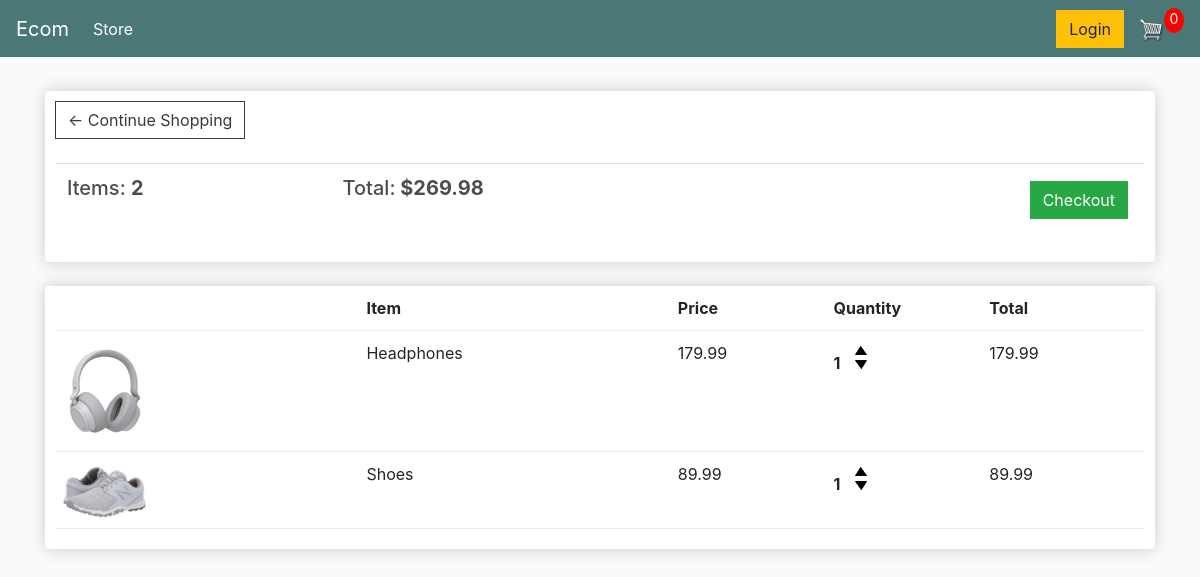
The app's page /cart/ (signed in) with its own data.
### store/models.py (models this page shows, shortened)
class Order(models.Model):
    customer = models.ForeignKey(Customer, on_delete=models.SET_NULL, blank=True, null=True)
    date_ordered = models.DateTimeField(auto_now_add=True)
    complete = models.BooleanField(default=False, null=True, blank=False)
    transaction_id = models.CharField(max_length=200, null=True)
    @property
    def get_cart_total(self):
        orderitems = self.ordereditem_set.all()
        total = sum([item.get_total for item in orderitems])
        return total
    @property
    def get_cart_items(self):
        orderitems = self.ordereditem_set.all()
        total = sum([item.quantity for item in orderitems])
        return total

class OrderedItem(models.Model):
    product = models.ForeignKey(Product, on_delete=models.SET_NULL, blank=True, null=True)
    order = models.ForeignKey(Order, on_delete=models.SET_NULL, blank=True, null=True)
    quantity = models.IntegerField(default=0, null=True, blank=True)
    date_added = models.DateTimeField(auto_now_add=True)
    @property
    def get_total(self):
        total = self.product.price * self.quantity
        return total

class Product(models.Model):
    name = models.CharField(max_length=200, null=True)
    price = models.FloatField()
    digital = models.BooleanField(default=False, null=True, blank=False)
    image = models.ImageField(null=True, blank=True)
    @property
    def imageURL(self):
        try:
            url = self.image.url
        except:
            url = ''
        return url

### store/views.py (the view)
# urls.py: path('cart/', views.cart, name="cart"),
def cart(request):
    if request.user.is_authenticated:
        customer = request.user.customer
        order, created = models.Order.objects.get_or_create(customer=customer, complete = False)
        items = order.ordereditem_set.all()
    else:
        items = []
        order = {'get_cart_total':0, 'get_cart_items':0}
    context = {'items':items, 'order':order }
    return render(request, 'store/cart.html', context)

### store/templates/store/cart.html
{% extends 'store/main.html'%}
{% load static %}
{% block  content %}
<div class="row">
    <div class="col-lg-12">
        <div class="box-element">
            <a  class="btn btn-outline-dark" href="{% url 'store' %}">&#x2190; Continue Shopping</a>
				<br>
				<br>
				<table class="table">
					<tr>
						<th><h5>Items: <strong>{{ order.get_cart_items }}</strong></h5></th>
						<th><h5>Total:<strong> ${{ order.get_cart_total | floatformat:2 }}</strong></h5></th>
						<th>
							<a  style="float:right; margin:5px;" class="btn btn-success" href="{% url 'checkout' %}">Checkout</a>
						</th>
					</tr>
				</table>
        </div>
        <br>
        <div class="box-element">
            <div class="cart-row">
                <div style="flex:2"></div>
                <div style="flex:2"><strong>Item</strong></div>
                <div style="flex:1"><strong>Price</strong></div>
                <div style="flex:1"><strong>Quantity</strong></div>
                <div style="flex:1"><strong>Total</strong></div>
            </div>
       {% for item in items %}
            <div class="cart-row">
                <div style="flex:2"><img class="row-image" src="{{item.product.imageURL}}"></div>
                <div style="flex:2"><p>{{ item.product.name }}</p></div>
                <div style="flex:1"><p>{{ item.product.price | floatformat:2 }}</p></div>
                <div style="flex:1">
                    <p class="quantity">{{ item.quantity }}</p>
                    <div class="quantity">
                        <img class="chg-quantity" src="{% static  'images/arrow-up.png' %}">
                        <img class="chg-quantity" src="{% static  'images/arrow-down.png' %}">
                    </div>
                </div>
                <div style="flex:1"><p>{{ item.get_total }}</p></div>
            </div>
        {% endfor %}
        </div>
    </div>
</div>
{% endblock content %}

### store/templates/store/main.html (shortened to what this page needs)
<!DOCTYPE html>
{% load static %}
<html>
        <head>
            <link rel="stylesheet" href="https://stackpath.bootstrapcdn.com/bootstrap/4.4.1/css/bootstrap.min.css"
>
            <link rel="stylesheet" type="text/css" href="{% static 'css/main.css' %}">
        </head>
        <body>
            <nav class="navbar navbar-expand-lg navbar-dark bg-dark">
                <a class="navbar-brand" href="{% url 'store' %}">Ecom</a>
                <div class="collapse navbar-collapse" id="navbarSupportedContent">
                  <ul class="navbar-nav mr-auto">
                    <li class="nav-item active">
                      <a class="nav-link" href="{% url 'store' %}">Store<span class="sr-only">(current)</span></a>
                    </li>
                 </ul>
                 <div class="form-inline my-2 my-lg-0">
                    <a href="#"class="btn btn-warning">Login</a>
                    <a href="{% url 'cart' %}">
                       <img  id="cart-icon" src="{% static 'images/cart.png' %}">
                   </a>
                   <p id="cart-total">0</p>
               </div>
                </div>
              </nav>
            <div class="container">
                <br>
                {% block content %}
                {% endblock content %}
        </body>
    </html>

### ecommerce/static/css/main.css (style rules this page uses)
body { background-color: hsl(0, 0%, 98%); }
h1,h2,h3,h4,h5,h6 { color:hsl(0, 0%, 30%); }
.box-element { box-shadow:hsl(0, 0%, 80%) 0 0 16px; background-color: #fff; border-radius: 4px; padding: 10px; }
.bg-dark { background-color: #4b7777!important; }
#cart-icon { width:25px; display: inline-block; margin-left: 15px; }
#cart-total { display: block; text-align: center; color:#fff; background-color: red; width: 20px; height: 25px; border-radius: 50%; font-size: 14px; }
.col-lg-4, .col-lg-6, .col-lg-8, .col-lg-12 { margin-top: 10px; }
.btn { border-radius: 0; }
.row-image { width: 100px; }
.cart-row { display: flex; align-items: flex-stretch; padding-bottom: 10px; margin-bottom: 10px; border-bottom: 1px solid #ececec; }
.quantity { display: inline-block; font-weight: 700; padding-right:10px; }
.chg-quantity { width: 12px; cursor: pointer; display: block; margin-top: 5px; transition:.1s; }

### records on screen
Order: get_cart_items "2", get_cart_total "269.98"
OrderedItem: product.imageURL (picture), product.name "Headphones", product.price "179.99", quantity "1", get_total "179.99"
OrderedItem: product.imageURL (picture), product.name "Shoes", product.price "89.99", quantity "1", get_total "89.99"
